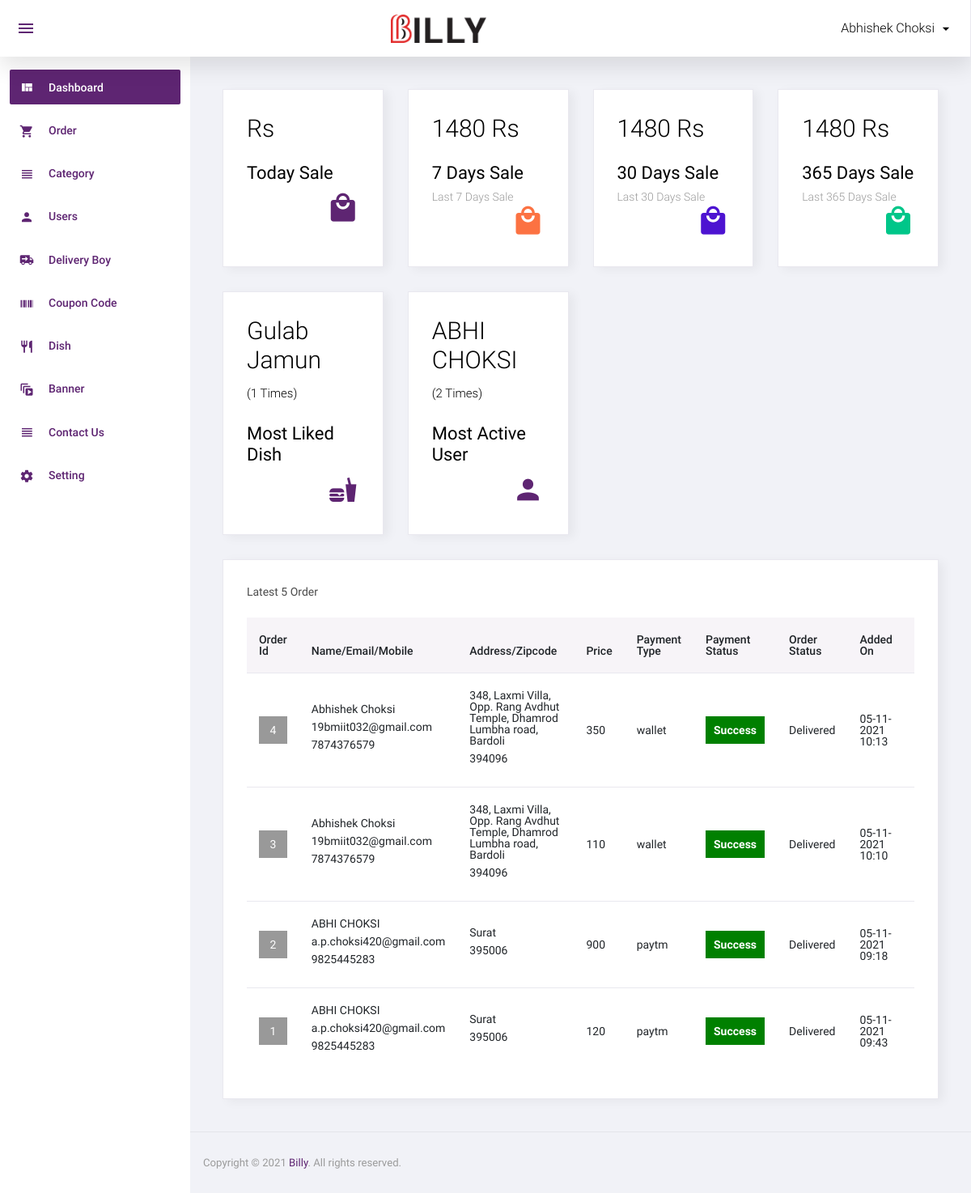
Page /admin/index.php (signed in) on the earlier database version.
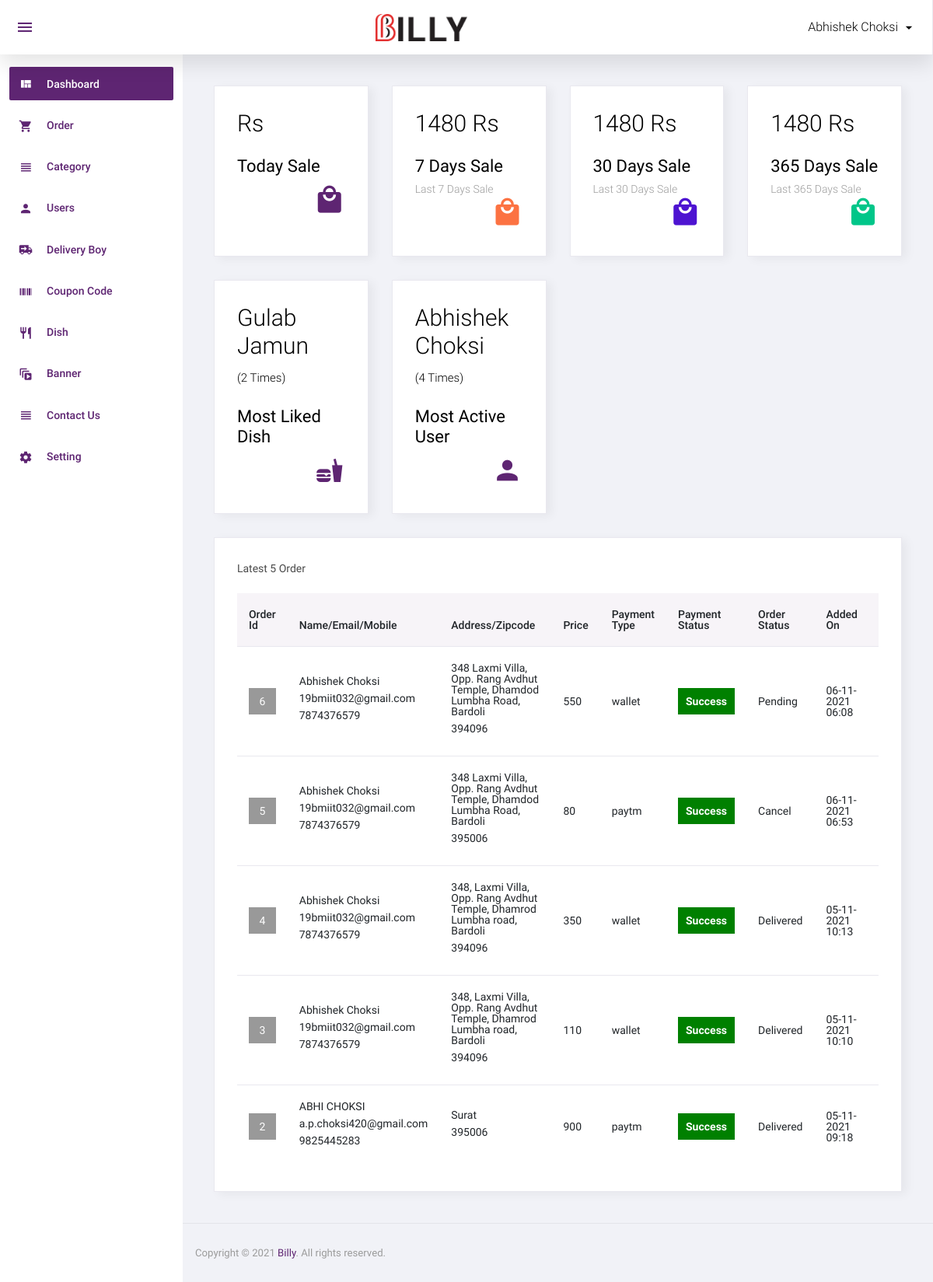
Same page on the later database version.
### tables this page shows
CREATE TABLE IF NOT EXISTS `order_master` (
  `id` int NOT NULL AUTO_INCREMENT,
  `user_id` int NOT NULL,
  `name` varchar(50) NOT NULL,
  `email` varchar(50) NOT NULL,
  `mobile` varchar(50) NOT NULL,
  `address` text NOT NULL,
  `total_price` float NOT NULL,
  `final_price` float NOT NULL,
  `coupon_code` varchar(20) NOT NULL,
  `zipcode` int NOT NULL,
  `delivery_boy_id` int NOT NULL,
  `payment_status` varchar(20) NOT NULL,
  `payment_type` varchar(10) NOT NULL,
  `payment_id` varchar(100) NOT NULL,
  `order_status` int NOT NULL,
  `cancel_by` enum('user','admin') NOT NULL,
  `cancel_at` datetime NOT NULL,
  `added_on` datetime NOT NULL,
  `delivered_on` datetime NOT NULL,
  PRIMARY KEY (`id`)
);

CREATE TABLE IF NOT EXISTS `order_status` (
  `id` int NOT NULL AUTO_INCREMENT,
  `order_status` varchar(50) NOT NULL,
  PRIMARY KEY (`id`)
);

### function.inc.php (called while the page is built, shortened)
<?php
function getSale($start,$end){
	global $con;
	$sql="select sum(final_price) as final_price from order_master where added_on between '$start' and '$end' and order_status=4";
	$res=mysqli_query($con,$sql);
	while($row=mysqli_fetch_assoc($res)){
		return $row['final_price'].' Rs';
	}
}
?>

### admin/index.php (the view, shortened to what the changed rows need)
<?php include('top.php');?>
<div class="row">
	<div class="col-md-6 col-lg-3 grid-margin stretch-card">
	  <div class="card">
		<div class="card-body">
		  <h1 class="font-weight-light mb-4">
			<?php
			$start=date('Y-m-d'). ' 00-00-00';
			$end=date('Y-m-d'). ' 23-59-59';
			echo getSale($start,$end);
			?>
		  </h1>
		</div>
	  </div>
	</div>
	<div class="col-md-6 col-lg-3 grid-margin stretch-card">
	  <div class="card">
		<div class="card-body">
		  <h1 class="font-weight-light mb-4">
		    <?php
			$start=strtotime(date('Y-m-d'));
			$start=strtotime("-7 day",$start);
			$start=date('Y-m-d',$start);
			$end=date('Y-m-d'). ' 23-59-59';
			echo getSale($start,$end);
			?>
		  </h1>
		</div>
	  </div>
	</div>
	<div class="col-md-6 col-lg-3 grid-margin stretch-card">
	  <div class="card">
		<div class="card-body">
		  <h1 class="font-weight-light mb-4">
		  <?php
			$start=strtotime(date('Y-m-d'));
			$start=strtotime("-30 day",$start);
			$start=date('Y-m-d',$start);
			$end=date('Y-m-d'). ' 23-59-59';
			echo getSale($start,$end);
			?>
		  </h1>
		</div>
	  </div>
	</div>
	<div class="col-md-6 col-lg-3 grid-margin stretch-card">
	  <div class="card">
		<div class="card-body">
		  <h1 class="font-weight-light mb-4">
		  <?php
			$start=strtotime(date('Y-m-d'));
			$start=strtotime("-365 day",$start);
			$start=date('Y-m-d',$start);
			$end=date('Y-m-d'). ' 23-59-59';
			echo getSale($start,$end);
			?>
		  </h1>
		</div>
	  </div>
	</div>
	<div class="col-md-6 col-lg-3 grid-margin stretch-card">
	  <div class="card">
		<div class="card-body">
		  <h1 class="font-weight-light mb-4">
			<?php
			$row=mysqli_fetch_assoc(mysqli_query($con,"SELECT count(order_detail.dish_details_id) as t, dish.dish from order_detail,dish_details,dish WHERE order_detail.dish_details_id=dish_details.id and dish_details.dish_id=dish.id group by order_detail.dish_details_id order by count(order_detail.dish_details_id) desc limit 1"));
			echo $row['dish'];
			echo "<br/>";
			echo '<span style="font-size:15px;">('.$row['t'].' Times)</span>';
			?>
		  </h1>
		</div>
	  </div>
	</div>
	<div class="col-md-6 col-lg-3 grid-margin stretch-card">
	  <div class="card">
		<div class="card-body">
		  <h1 class="font-weight-light mb-4">
			<?php
			$row=mysqli_fetch_assoc(mysqli_query($con,"select count(order_master.user_id) as t,user.name from order_master,user WHERE order_master.user_id=user.id GROUP BY order_master.user_id order by count(order_master.user_id) desc limit 1"));
			echo $row['name'];
			echo "<br/>";
			echo '<span style="font-size:15px;">('.$row['t'].' Times)</span>';
			?>
		  </h1>
		  <div class="d-flex flex-wrap align-items-center">
			<div>
			</div>
			<i class="mdi mdi-account icon-lg text-primary ml-auto"></i>
		  </div>
		</div>
	  </div>
	</div>
  </div>
  <?php
  $sql="select order_master.*,order_status.order_status as order_status_str from order_master,order_status where order_master.order_status=order_status.id order by order_master.id desc limit 5";
$res=mysqli_query($con,$sql);
  ?>
  <div class="row">
	<div class="col-12">
	  <div class="card">
		<div class="card-body">
		  <div class="table-responsive">
			<table class="table table-hover">
			  <thead>
				<tr>
				   <th width="5%">Order Id</th>
					<th width="20%">Name/Email/Mobile</th>
					<th width="20%">Address/Zipcode</th>
					<th width="5%">Price</th>
					<th width="10%">Payment Type</th>
					<th width="10%">Payment Status</th>
					<th width="10%">Order Status</th>
					<th width="15%">Added On</th>
				</tr>
			  </thead>
			  <tbody>
                        <?php if(mysqli_num_rows($res)>0){
						while($row=mysqli_fetch_assoc($res)){
						?>
						<tr>
                            <td>
								<div class="div_order_id">
									<a href="order_detail.php?id=<?php echo $row['id']?>"><?php echo $row['id']?></a>
								</div>
							</td>
                            <td>
								<p><?php echo $row['name']?></p>
								<p><?php echo $row['email']?></p>
								<p><?php echo $row['mobile']?></p>
							<td>
								<p><?php echo $row['address']?></p>
								<p><?php echo $row['zipcode']?></p>
							</td>
							<td style="font-size:14px;"><?php echo $row['total_price']?><br/>
							</td>
							<td><?php echo $row['payment_type']?></td>
							<td>
								<div class="payment_status payment_status_<?php echo $row['payment_status']?>"><?php echo ucfirst($row['payment_status'])?></div>
							</td>
							<td><?php echo $row['order_status_str']?></td>
							<td>
							<?php
							$dateStr=strtotime($row['added_on']);
							echo date('d-m-Y h:s',$dateStr);
							?>
							</td>
                        </tr>
                        <?php
						} } else { ?>
						<tr>
							<td colspan="6">No data found</td>
						</tr>
						<?php } ?>
                      </tbody>
			</table>
		  </div>
		</div>
	  </div>
	</div>
  </div>
<?php include('footer.php');?>

Differences in the rows shown:
no longer on this page (row unchanged): order_master: id "1", name "ABHI CHOKSI", email "a.p.choksi420@gmail.com", mobile "9825445283", address "Surat", zipcode "395006", total_price "120", payment_type "paytm", payment_status "Success", order_status.order_status "Delivered", added_on "05-11-2021 09:43"
added order_master: id "6", name "Abhishek Choksi", email "19bmiit032@gmail.com", mobile "7874376579", address "348 Laxmi Villa, Opp. Rang Avdhut Temple, Dhamdod Lumbha Road, Bardoli", zipcode "394096", total_price "550", payment_type "wallet", payment_status "Success", order_status.order_status "Pending", added_on "06-11-2021 06:08"
added order_master: id "5", name "Abhishek Choksi", email "19bmiit032@gmail.com", mobile "7874376579", address "348 Laxmi Villa, Opp. Rang Avdhut Temple, Dhamdod Lumbha Road, Bardoli", zipcode "395006", total_price "80", payment_type "paytm", payment_status "Success", order_status.order_status "Cancel", added_on "06-11-2021 06:53"
Other differences:
$row['t']: "1" → "2"
$row['name']: "ABHI CHOKSI" → "Abhishek Choksi"
$row['t']: "2" → "4"
